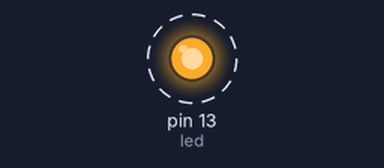
A sketch run on a simulated Arduino Uno, built with avr-gcc and run on an emulated ATmega328P. Shown: output pins drawn as LEDs (lit = HIGH). Dashed ring = blinking.

Above: at 0.5 s.
Timing chart, 0 to 4.6 s (numbered marks = the images above):
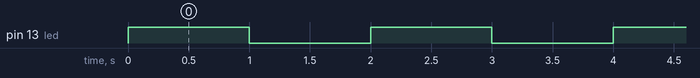

Measured:
- by itself, pin 13 (led): alternates HIGH for 1.0 s and LOW for 1.0 s

The sketch:

P_5_PrenderLED.ino
```cpp
//UART
int led = 13;

void setup() {

  pinMode(led, OUTPUT);

  Serial.begin(9600); //baudios
  Serial.setTimeout(10);
}

void loop() {
  // put your main code here, to tun repeatedly:
  digitalWrite(led, HIGH);
  delay(1000);

  digitalWrite(led, LOW);
  delay(1000);

}
```
